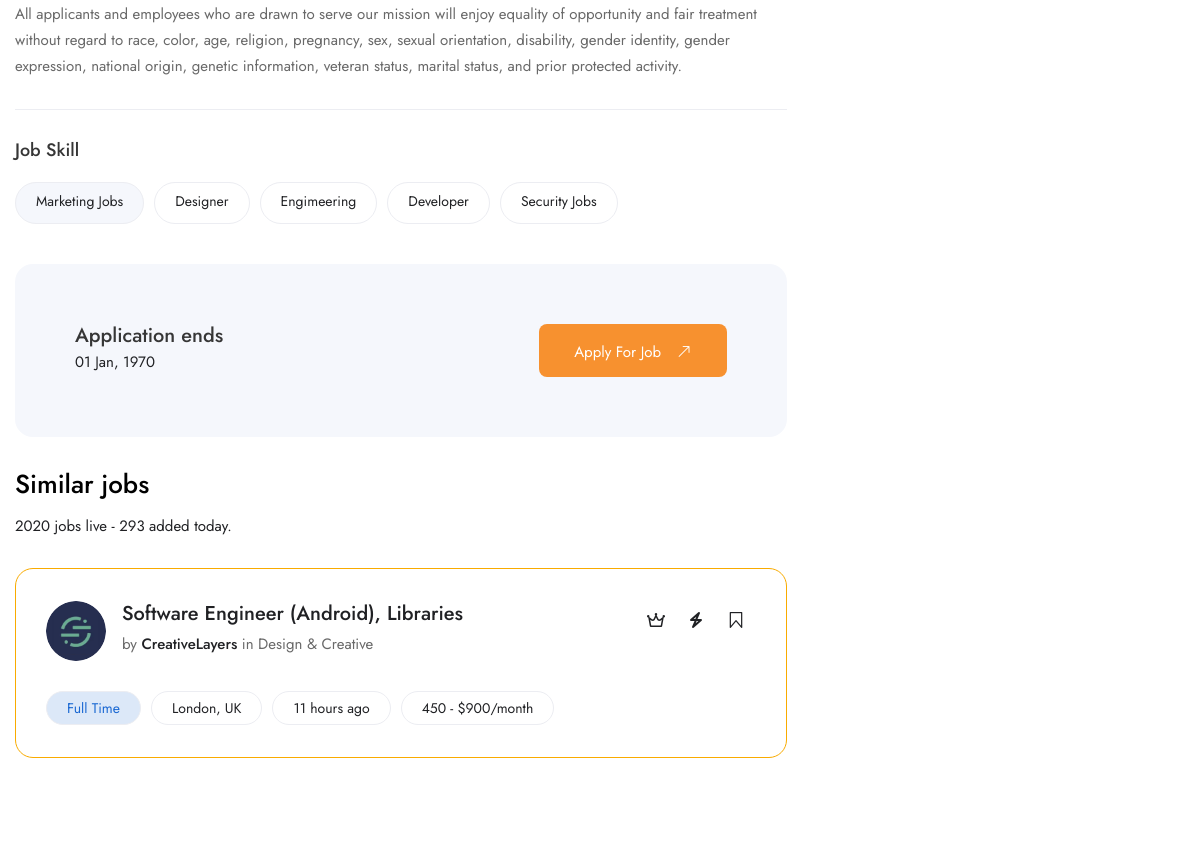
The app's page /job-description.php?devJob=program-coordinator (middle part), older data.
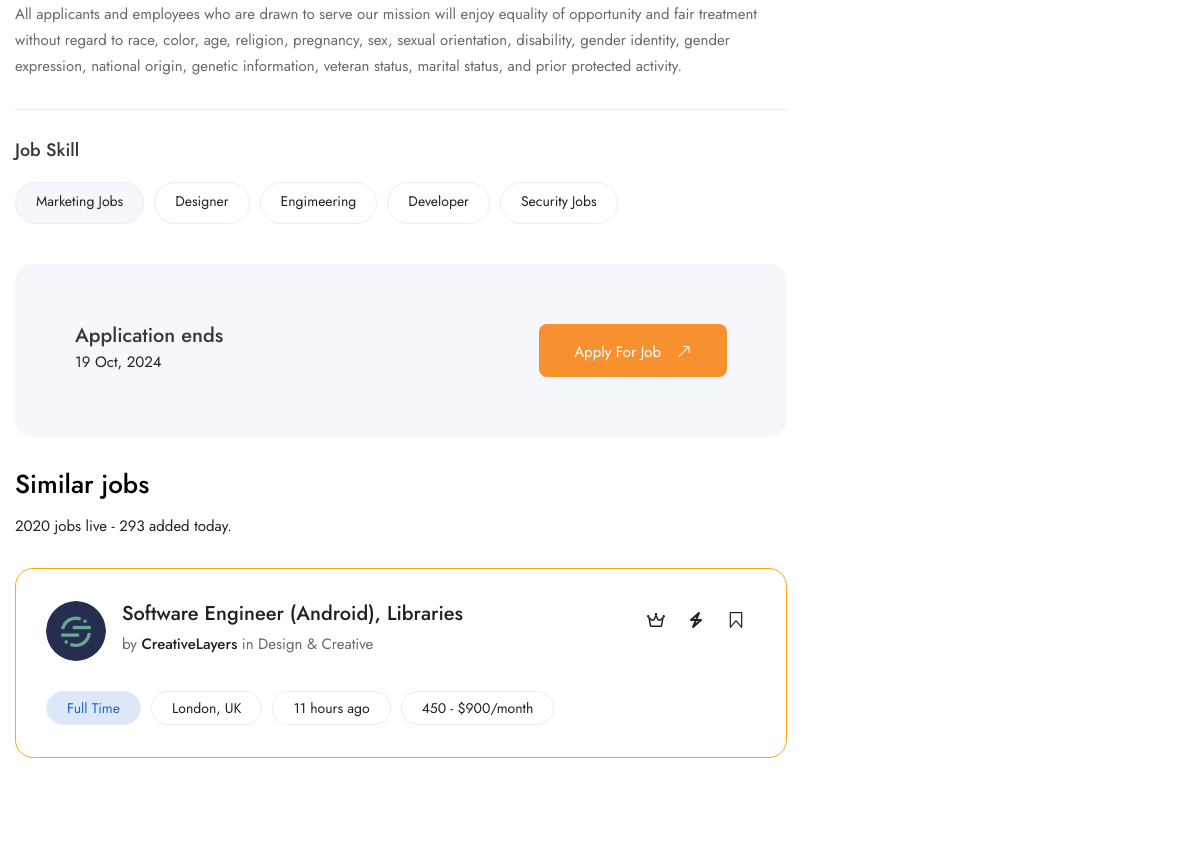
The same page, newer data.
### tables this page shows
CREATE TABLE `jobs` (
  `id` int(11) NOT NULL,
  `sector_id` int(11) NOT NULL,
  `title` varchar(255) DEFAULT NULL,
  `slug` varchar(255) DEFAULT NULL,
  `caption` text DEFAULT NULL,
  `description` longtext DEFAULT NULL,
  `company` varchar(255) DEFAULT NULL,
  `salary` double DEFAULT NULL,
  `image` varchar(255) DEFAULT NULL,
  `job_type` varchar(255) DEFAULT NULL,
  `career_level` varchar(255) DEFAULT NULL,
  `education_level` varchar(255) DEFAULT NULL,
  `years_of_experience` varchar(255) DEFAULT NULL,
  `location` varchar(255) DEFAULT NULL,
  `deadline` date DEFAULT NULL,
  `status` tinyint(4) NOT NULL DEFAULT 0,
  `date` datetime NOT NULL DEFAULT current_timestamp()
);

### webadmin/classes/Database.php (called while the page is built, shortened)
<?php
class Database
{
    private $hostname = "localhost";
    private $username = "root";
    private $password = "";
    private $dbname = "devjobsafrica";
    private $conn;
    private function connect()
    {
        try {
            $this->conn = new PDO("mysql:host=$this->hostname;dbname=$this->dbname", $this->username, $this->password);
            $this->conn->setAttribute(PDO::ATTR_ERRMODE, PDO::ERRMODE_EXCEPTION);
        } catch (PDOException $th) {
            echo "Connection failed: " . $th->getMessage();
            die();
        }
    }
    public function getConnection()
    {
        return $this->conn;
    }
}

### webadmin/classes/functions.php (called while the page is built, shortened)
<?php
require 'Database.php';
require 'JobListing.php';
$database = new Database();
$jobListing = new JobListing($database);

### webadmin/classes/JobListing.php (called while the page is built, shortened)
<?php
class JobListing
{
    private $db;
    public function __construct(Database $database)
    {
        $this->db = $database->getConnection();
    }
    public function getJobContent($slug)
    {
        $sql = "SELECT * FROM jobs WHERE slug=?";
        $statement = $this->db->prepare($sql);
        $statement->bindParam(1, $slug, PDO::PARAM_STR);
        $statement->execute();
        $result = $statement->fetch(PDO::FETCH_ASSOC);
        if ($result != null) {
            return $result;
        } else {
            return $result = null;
        }
    }
}

### job-description.php (the view, shortened to what this page needs)
<?php
require_once 'webadmin/classes/functions.php';
$devJob = $_GET['devJob'];
include_once 'page-components/header.php';
$jobContent = $jobListing->getJobContent($devJob);
?>
<section class="job-detail-section at-jsv7">
    <div class="job-detail-outer">
        <div class="auto-container">
            <div class="row">
                <div class="content-column col-lg-8 col-md-12 col-sm-12">
                    <div class="job-detail">
                        <?= $jobContent['description'] ?>
                    </div>
                    <hr class="opacity-100">
                    <div class="job-skill-widget mb30">
                        <h5 class="fz18 fw500">Job Skill</h5>
                        <ul class="job-other-info at-jsv7 bottom d-sm-flex align-items-center mt20">
                            <li class="time bg-gray">Marketing Jobs</li>
                            <li class="time2">Designer</li>
                            <li class="time2">Engimeering</li>
                            <li class="time2">Developer</li>
                            <li class="time2">Security Jobs</li>
                        </ul>
                    </div>
                    <div class="application-end-widget">
                        <div class="d-sm-flex justify-content-sm-between">
                            <div class="titles mb-3 mb-sm-0">
                                <h4 class="fz20 fw500">Application ends</h4>
                                <p class="text"><?= date('d M, Y', strtotime($jobContent['deadline'])) ?></p>
                            </div>
                            <div class="btn-box mb-0">
                                <a href="#" class="theme-btn btn-style-one">Apply For Job <i class="fal fa-long-arrow-right ms-3"></i></a>
                            </div>
                        </div>
                    </div>
                    <div class="related-jobs">
                        <div class="title-box">
                            <h3>Similar jobs</h3>
                            <div class="text">2020 jobs live - 293 added today.</div>
                        </div>
                        <div class="job-block at-jsv6">
                            <div class="inner-box">
                                <div class="tags d-flex align-items-center">
                                    <a class="far fa-crown" href="#"></a>
                                    <a class="far fa-bolt" href="#"></a>
                                    <a class="flaticon-bookmark" href="#"></a>
                                </div>
                                <div class="content ps-0">
                                    <div class="d-sm-flex align-items-center">
                                        <figure class="image mb-sm-0"><img class="rounded-circle w60" src="images/resource/company-logo/3-1.png" alt=""></figure>
                                        <div class="ms-0 ms-sm-3">
                                            <h4 class="fz20 mb-0"><a href="#">Software Engineer (Android), Libraries</a></h4>
                                            <p>by <span class="fw500 text">CreativeLayers</span> in Design & Creative</p>
                                        </div>
                                    </div>
                                    <ul class="job-other-info d-sm-flex ms-0 at-jsv6 mt30">
                                        <li class="time">Full Time</li>
                                        <li class="time2">London, UK</li>
                                        <li class="time2">11 hours ago</li>
                                        <li class="time2">450 - $900/month</li>
                                    </ul>
                                </div>
                            </div>
                        </div>
                    </div>
                </div>
                <div class="sidebar-column col-lg-4 col-md-12 col-sm-12">
                </div>
            </div>
        </div>
    </div>
</section>
<?php
include_once 'page-components/scripts.php';
?>

### page-components/header.php (shortened to what this page needs)
<!DOCTYPE html>
<html lang="en">
<head>
  <link href="css/bootstrap.css" rel="stylesheet">
  <link href="css/style.css" rel="stylesheet">
  <link href="css/responsive.css" rel="stylesheet">
</head>
<body data-anm=".anm">
  <div class="page-wrapper">

### page-components/scripts.php (shortened to what this page needs)
</div>
</body>
</html>

### css/responsive.css (style rules this page uses)
@media only screen and (max-width: 1366px) { .job-block h4 { font-size: 16px; } }
@media only screen and (max-width: 1366px) { .job-detail { padding-right: 0; } }

### css/mmenu.css (style rules this page uses)
:root { --mm-line-height:20px;--mm-listitem-size:44px;--mm-navbar-size:44px;--mm-offset-top:0;--mm-offset-right:0;--mm-offset-bottom:0;--mm-offset-left:0;--mm-color-border:rgba(0, 0, 0, 0.1);--mm-color-button:rgba(0, 0, 0, 0.3);--mm-color-text:rgba(0, 0, 0, 0.75);--mm-color-text-dimmed:rgba(0, 0, 0, 0.3);--mm-color-background:#f3f3f3;--mm-color-background-highlight:rgba(0, 0, 0, 0.05);--mm-color-background-emphasis:rgba(255, 255, 255, 0.4);--mm-shadow:0 0 10px rgba(0, 0, 0, 0.3) }
.mm-wrapper { overflow-x:hidden;position:relative }
.mm-page { -webkit-box-sizing:border-box;box-sizing:border-box;position:relative }
.mm-slideout { -webkit-transition:-webkit-transform .4s ease;transition:-webkit-transform .4s ease;-o-transition:transform .4s ease;transition:transform .4s ease;transition:transform .4s ease,-webkit-transform .4s ease;z-index:1 }
:root { --mm-iconbar-size:50px }
:root { --mm-iconpanel-size:50px }
:root { --mm-sidebar-collapsed-size:50px;--mm-sidebar-expanded-size:440px }

Row changes from the older to the newer data that the page shows:
changed jobs: deadline "01 Jan, 1970" → "19 Oct, 2024"
